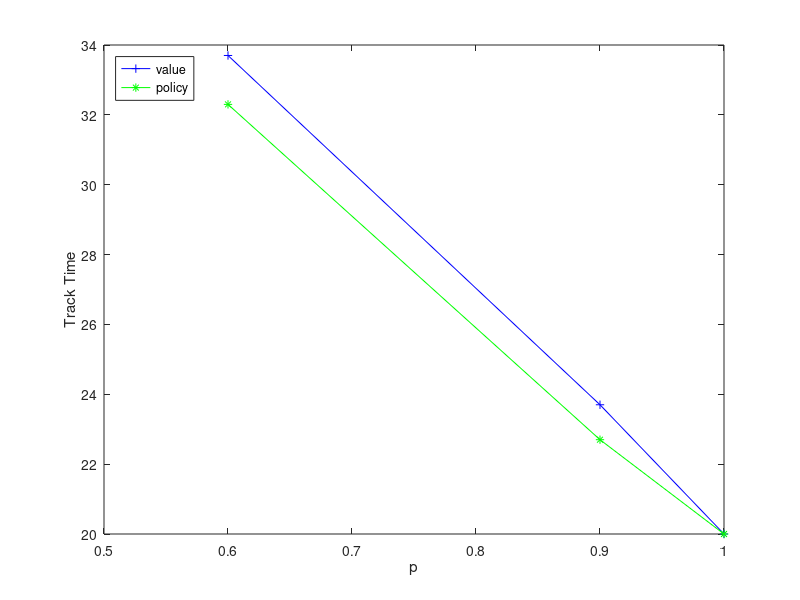
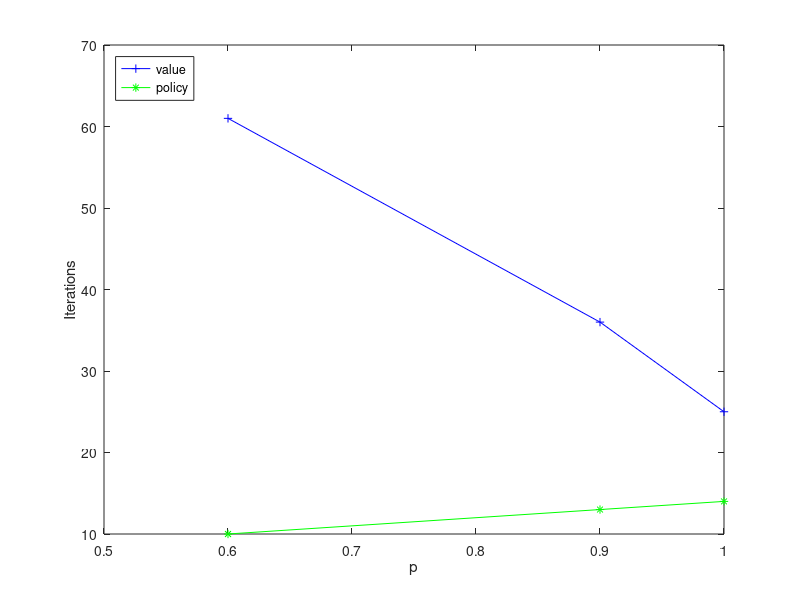
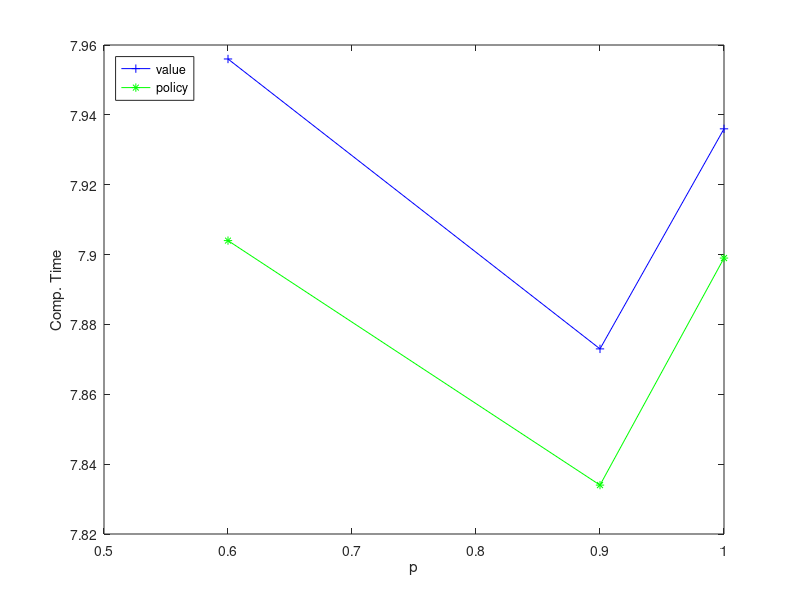

Write the MATLAB code that produced these figures, in order.
function [  ] = gridgraph(  )

Value = [0.6  33.7  61    7.956;
0.9  23.7  36    7.873;
1.0 20   25    7.936 ];

Policy = [ 0.6  32.3   10    7.904;
0.9  22.7   13    7.834;
1.0  20   14    7.899 ];

plot ( Value(:,1)', Value(:,2)', '-b+' , Policy(:,1)', Policy(:,2)', '-g*' );
legend ('value', 'policy', 'Location', 'NorthWest' );
xlabel ('p');
ylabel ('Track Time');

figure
plot ( Value(:,1)', Value(:,3)', '-b+' , Policy(:,1)', Policy(:,3)', '-g*' );
legend ('value', 'policy', 'Location', 'NorthWest' );
xlabel ('p');
ylabel ('Iterations');

figure
plot ( Value(:,1)', Value(:,4)', '-b+' , Policy(:,1)', Policy(:,4)', '-g*' );
legend ('value', 'policy', 'Location', 'NorthWest' );
xlabel ('p');
ylabel ('Comp. Time');